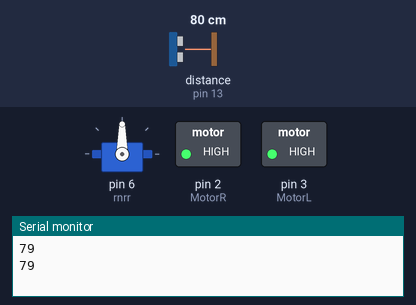
A sketch run on a simulated Arduino Uno, built with avr-gcc and run on an emulated ATmega328P. On the bench: servo, switched loads named in the sketch (green lamp = pin HIGH), the last lines printed to the serial monitor. Wiring (inferred from the names in the program): ultrasonic range finder: trigger pin 10; echo pin 13. The inputs (shaded band) are chosen by the test bench; at power-on: distance to the obstacle (sensor on pin 13) 80 cm. The echo pulse lasts 58.3 µs per cm; pins used as bus, display or sensor lines are not drawn.

Above: at 2.2 s.
2.3 s: distance to the obstacle (sensor on pin 13) set to 33 cm
4.2 s: distance to the obstacle (sensor on pin 13) set to 27 cm
At 5.8 s:
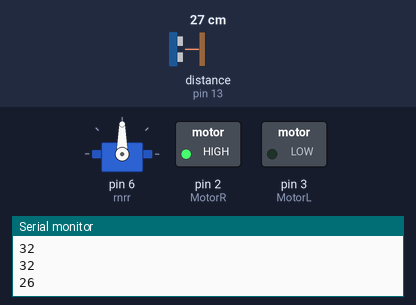
8.3 s: distance to the obstacle (sensor on pin 13) set to 35 cm
At 9.3 s:
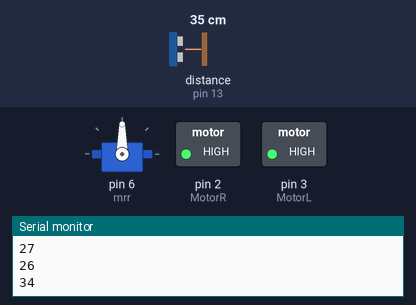
9.8 s: distance to the obstacle (sensor on pin 13) set to 2 cm
At 11.8 s:
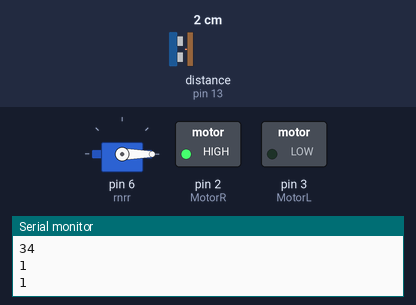
Timing chart, 0 to 14.9 s (numbered marks = the images above; inputs shaded):
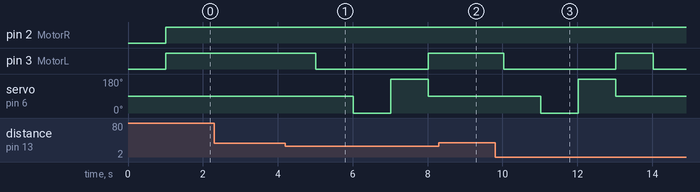

The sketch:

godddd.ino
```cpp
#include <Servo.h>
int Rdist;
 int Ldist;
int MotorR=2;
int MotorL=3;
int trig=10;
int echo=13;
Servo rnrr;
int dist;
int failsafe=30;
void setup() {
  pinMode(MotorR,OUTPUT);

  pinMode(MotorL,OUTPUT);

  pinMode(trig,OUTPUT);
  pinMode(echo,INPUT);
  rnrr.attach(6);
 rnrr.write(90);

 delay(1000);

}

void loop() {


Serial.begin(9600);

dist=Ping();
if(dist<failsafe)
{
  changecourse();


}
forward();
delay(1000);

}

void forward()
{


  digitalWrite(MotorL,HIGH);
  digitalWrite(MotorR,HIGH);
}
int Ping()
{
long t = 0, h = 0; // Transmitting pulse
digitalWrite(trig, LOW);
delayMicroseconds(2);
digitalWrite(trig, HIGH);
delayMicroseconds(10);
digitalWrite(trig, LOW);// Waiting for pulse
t = pulseIn(echo, HIGH);// Calculating distance
h = (t/2) / 29.1;// Sending to computer
Serial.print(h);// Serial.print(" cm\n");
Serial.print("\n");//condition for motors
return h;
}

void STOP()
{

  digitalWrite(MotorL,LOW);
  digitalWrite(MotorL,LOW);
}
void changecourse()
{


  STOP();
  rnrr.write(90);
  delay(1000);
  rnrr.writeMicroseconds(100000);
  delay(500);
  Rdist=Ping();
  delay(500);
  rnrr.writeMicroseconds(200000);
  delay(500);
  Ldist=Ping();
  delay(500);
  rnrr.write(90);
  compareDistance();
}
void compareDistance()
{


  if(Rdist>Ldist)
  {
    turnRight();
  }
  else if(Ldist>Rdist)
  {
    turnLeft();
  }
}
void turnRight()
{
  digitalWrite(MotorL
  ,HIGH);
  digitalWrite(MotorR,LOW);

}

void turnLeft()
{

digitalWrite(MotorL,LOW);
  digitalWrite(MotorR,HIGH);


}
```

Measured:
- the behaviour switches between 31 and 30 cm on distance to the obstacle (sensor on pin 13) (found by bisection; images 0 and 1)
- after the input at 4.2 s, pin 3 (MotorL): HIGH → LOW after 0.82 s, → HIGH 3.0 s later; servo on pin 6 (rnrr): 90° → 0° after 1.8 s, → 180° 1.0 s later, → 90° 1.0 s later
- after the input at 8.3 s, pin 3 (MotorL): stays HIGH (without the input it goes to LOW after 0.73 s)
- after the input at 9.8 s, pin 3 (MotorL): HIGH → LOW after 0.23 s, → HIGH 3.0 s later, → LOW 1.0 s later; servo on pin 6 (rnrr): 90° → 0° after 1.2 s, → 180° 1.0 s later, → 90° 1.0 s later
